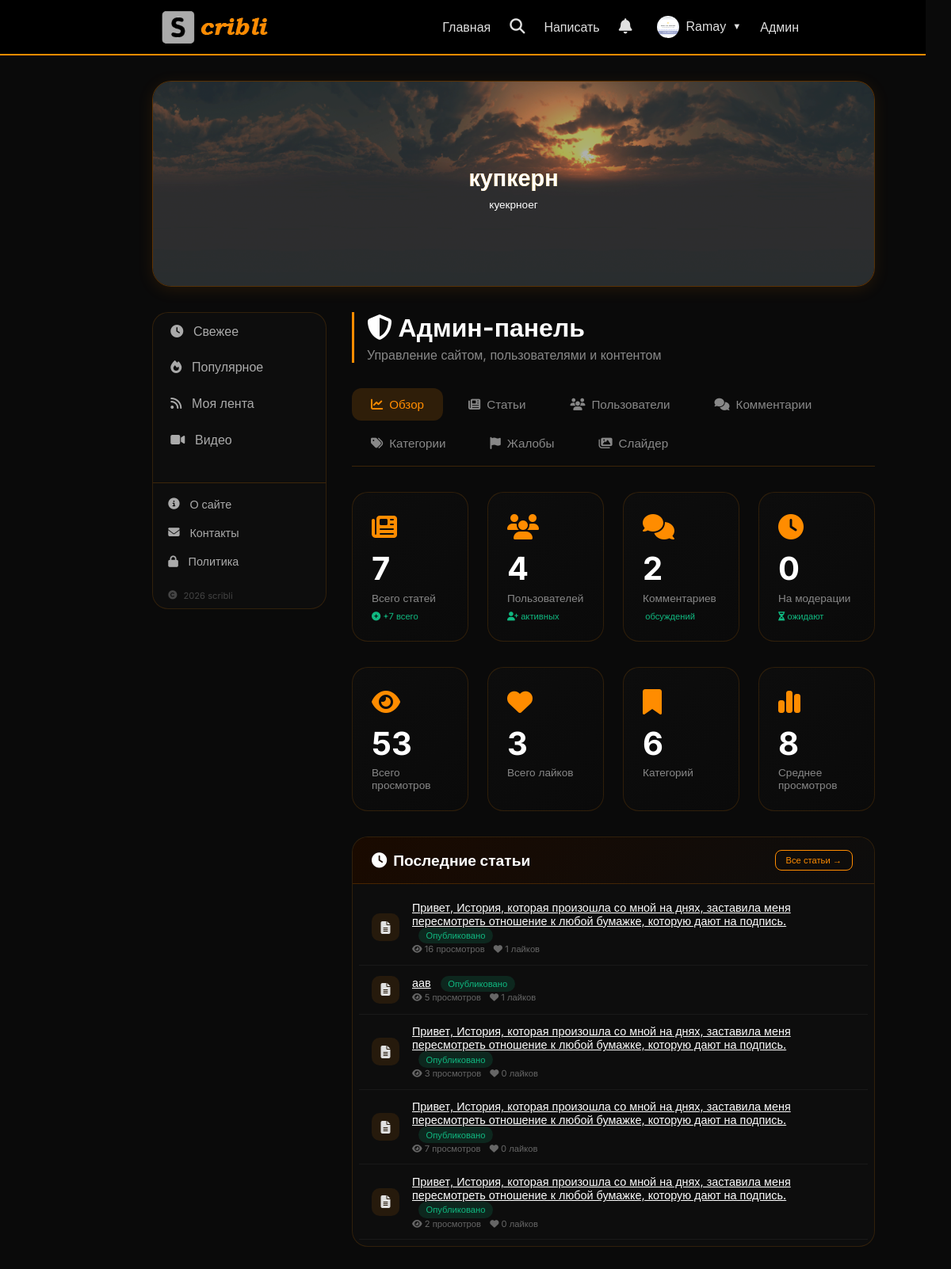
The page /admin (signed in) on the database its author committed.
### database.py (models this page shows)
class User(Base):
    __tablename__ = 'users'
    id = Column(Integer, primary_key=True)
    email = Column(String, unique=True, index=True)
    username = Column(String, unique=True, index=True)
    hashed_password = Column(String)
    avatar = Column(String, default='default.png')
    is_admin = Column(Boolean, default=False)
    is_active = Column(Boolean, default=True)
    created_at = Column(DateTime, default=datetime.now)

class SliderItem(Base):
    __tablename__ = 'slider_items'
    id = Column(Integer, primary_key=True)
    title = Column(String, default='')
    label = Column(String, default='')
    icon = Column(String, default='📖')
    image_url = Column(String, default='')
    link = Column(String, default='')
    is_active = Column(Boolean, default=True)
    order = Column(Integer, default=0)
    image_position = Column(String, default='cover')
    text_position = Column(String, default='center')
    text_color = Column(String, default='#ffffff')
    text_size = Column(String, default='medium')
    overlay_opacity = Column(Integer, default=30)
    created_at = Column(DateTime, default=datetime.now)

class Article(Base):
    __tablename__ = 'articles'
    id = Column(Integer, primary_key=True)
    title = Column(String, index=True)
    slug = Column(String, unique=True, index=True)
    description = Column(String, default='')
    content = Column(Text)
    user_id = Column(Integer, ForeignKey('users.id'))
    is_published = Column(Boolean, default=False)
    views = Column(Integer, default=0)
    likes = Column(Integer, default=0)
    created_at = Column(DateTime, default=datetime.now)
    updated_at = Column(DateTime, default=datetime.now, onupdate=datetime.now)

### main.py (the view)
@app.get("/admin", response_class=HTMLResponse)
async def admin_panel(request: Request, db: Session = Depends(get_db)):
    user = get_current_user(request, db)
    if not user or not user.is_admin:
        return RedirectResponse(url="/", status_code=303)
    pending_articles = db.query(Article).filter(Article.is_published == False).all()
    all_articles = db.query(Article).all()
    all_users = db.query(User).all()
    all_comments = db.query(Comment).all()
    categories = db.query(Category).all()
    slider_items = db.query(SliderItem).filter(SliderItem.is_active == True).order_by(SliderItem.order).all()
    complaints = db.query(Complaint).order_by(Complaint.created_at.desc()).all()
    for c in complaints:
        c.user_name = db.query(User).filter(User.id == c.user_id).first().username
        if c.content_type == "article":
            article = db.query(Article).filter(Article.id == c.content_id).first()
            c.content_title = article.title if article else "[Удалено]"
            c.content_url = f"/article/{article.slug}" if article else "#"
        else:
            video = db.query(Video).filter(Video.id == c.content_id).first()
            c.content_title = video.title if video else "[Удалено]"
            c.content_url = f"/video/{c.content_id}" if video else "#"
    return templates.TemplateResponse("admin.html", {
        "request": request,
        "user": user,
        "pending_articles": pending_articles,
        "all_articles": all_articles,
        "all_users": all_users,
        "all_comments": all_comments,
        "categories": categories,
        "slider_items": slider_items,
        "complaints": complaints,  # ← ДОБАВИТЬ
    })

### templates/admin.html (shortened to what this page needs)
{% extends "base.html" %}
{% block content %}
<div class="admin-container">
    <div class="admin-header">
        <h2><i class="fas fa-shield-alt"></i> Админ-панель</h2>
        <p>Управление сайтом, пользователями и контентом</p>
    </div>
    <div class="admin-tabs">
        <button class="admin-tab active" onclick="switchAdminTab('dashboard')">
            <i class="fas fa-chart-line"></i> Обзор
        </button>
        <button class="admin-tab" onclick="switchAdminTab('articles')">
            <i class="fas fa-newspaper"></i> Статьи
        </button>
        <button class="admin-tab" onclick="switchAdminTab('users')">
            <i class="fas fa-users"></i> Пользователи
        </button>
        <button class="admin-tab" onclick="switchAdminTab('comments')">
            <i class="fas fa-comments"></i> Комментарии
        </button>
        <button class="admin-tab" onclick="switchAdminTab('categories')">
            <i class="fas fa-tags"></i> Категории
        </button>
        <button class="admin-tab" onclick="switchAdminTab('complaints')">
            <i class="fas fa-flag"></i> Жалобы
        </button>
        <button class="admin-tab" onclick="switchAdminTab('slider')">
            <i class="fas fa-images"></i> Слайдер
        </button>
    </div>
    <div id="dashboard-tab" class="admin-tab-content">
        <div class="stats-grid">
            <div class="stat-card">
                <div class="stat-icon"><i class="fas fa-newspaper"></i></div>
                <div class="stat-number">{{ all_articles|length }}</div>
                <div class="stat-label">Всего статей</div>
                <div class="stat-change"><i class="fas fa-plus-circle"></i> +{{ all_articles|length }} всего</div>
            </div>
            <div class="stat-card">
                <div class="stat-icon"><i class="fas fa-users"></i></div>
                <div class="stat-number">{{ all_users|length }}</div>
                <div class="stat-label">Пользователей</div>
                <div class="stat-change"><i class="fas fa-user-plus"></i> активных</div>
            </div>
            <div class="stat-card">
                <div class="stat-icon"><i class="fas fa-comments"></i></div>
                <div class="stat-number">{{ all_comments|length }}</div>
                <div class="stat-label">Комментариев</div>
                <div class="stat-change"> обсуждений</div>
            </div>
            <div class="stat-card">
                <div class="stat-icon"><i class="fas fa-clock"></i></div>
                <div class="stat-number">{{ pending_articles|length }}</div>
                <div class="stat-label">На модерации</div>
                <div class="stat-change"><i class="fas fa-hourglass-half"></i> ожидают</div>
            </div>
        </div>
        <div class="stats-grid" style="margin-top: 0;">
            <div class="stat-card">
                <div class="stat-icon"><i class="fas fa-eye"></i></div>
                <div class="stat-number">
                    {% set total_views = namespace(value=0) %}
                    {% for a in all_articles %}{% set total_views.value = total_views.value + a.views %}{% endfor %}
                    {{ total_views.value }}
                </div>
                <div class="stat-label">Всего просмотров</div>
            </div>
            <div class="stat-card">
                <div class="stat-icon"><i class="fas fa-heart"></i></div>
                <div class="stat-number">
                    {% set total_likes = namespace(value=0) %}
                    {% for a in all_articles %}{% set total_likes.value = total_likes.value + a.likes %}{% endfor %}
                    {{ total_likes.value }}
                </div>
                <div class="stat-label">Всего лайков</div>
            </div>
            <div class="stat-card">
                <div class="stat-icon"><i class="fas fa-bookmark"></i></div>
                <div class="stat-number">
                    {% set total_categories = categories|length %}
                    {{ total_categories }}
                </div>
                <div class="stat-label">Категорий</div>
            </div>
            <div class="stat-card">
                <div class="stat-icon"><i class="fas fa-chart-simple"></i></div>
                <div class="stat-number">
                    {% set avg_views = (total_views.value / all_articles|length)|round|int if all_articles|length > 0 else 0 %}
                    {{ avg_views }}
                </div>
                <div class="stat-label">Среднее просмотров</div>
            </div>
        </div>
        <div class="admin-card">
            <div class="admin-card-header">
                <h3><i class="fas fa-clock"></i> Последние статьи</h3>
                <a href="/admin?tab=articles" class="btn-sm btn-outline" style="text-decoration: none;">Все статьи →</a>
            </div>
            <div class="activity-list">
                {% for article in all_articles[:5] %}
                <div class="activity-item">
                    <div class="activity-icon">
                        <i class="fas fa-file-alt"></i>
                    </div>
                    <div class="activity-content">
                        <div class="activity-title">
                            <a href="/article/{{ article.slug }}" style="color: #fff;">{{ article.title }}</a>
                            <span class="badge {% if article.is_published %}badge-published{% else %}badge-draft{% endif %}" style="margin-left: 0.5rem;">
                                {% if article.is_published %}Опубликовано{% else %}Черновик{% endif %}
                            </span>
                        </div>
                        <div class="activity-time">
                            <i class="fas fa-eye"></i> {{ article.views }} просмотров
                            <i class="fas fa-heart" style="margin-left: 0.5rem;"></i> {{ article.likes }} лайков
                        </div>
                    </div>
                </div>
                {% endfor %}
            </div>
        </div>
    </div>
</div>
{% endblock %}

### templates/base.html (shortened to what this page needs)
<!DOCTYPE html>
<html lang="ru">
<head>
    <link href="https://cdn.quilljs.com/1.3.6/quill.snow.css" rel="stylesheet">
    <link rel="stylesheet" href="https://cdnjs.cloudflare.com/ajax/libs/font-awesome/6.5.1/css/all.min.css">
</head>
<body>
<nav class="navbar">
    <h2 style="margin-left: 7rem;">
        <a href="/">
            <img src="/static/logo.jpg" alt="StoryBlog" style="height: 95px; width: auto; vertical-align: middle;">
        </a>
    </h2>
        <div class="nav-links">
            <a href="/">Главная</a>
            <div class="search-wrapper">
                <button class="search-icon-btn" id="searchIconBtn" onclick="toggleSearch()">
                    <i class="fas fa-search"></i>
                </button>
            </div>
            {% if user %}
                <a href="/create">Написать</a>
                <div class="notif-menu">
                    <button class="notif-btn" onclick="toggleNotifMenu()">
                        <i class="fas fa-bell"></i>
                    </button>
                </div>
                <div class="user-menu">
                    <button class="user-menu-btn" onclick="toggleUserMenu()">
                        {% if user.avatar and user.avatar != 'default.png' %}
                        <img src="/static/avatars/{{ user.avatar }}" class="nav-avatar">
                        {% else %}
                        <span class="nav-avatar-placeholder">{{ user.username[0]|upper }}</span>
                        {% endif %}
                        {{ user.username }}
                        <span style="font-size: 0.7rem;">▼</span>
                    </button>
                </div>
                {% if user.is_admin %}<a href="/admin">Админ</a>{% endif %}
            {% else %}
                <a href="/login">Войти</a>
                <a href="/register">Регистрация</a>
            {% endif %}
        </div>
    </nav>
    <div class="container">
        {% block hero %}
        <div class="hero" id="heroBlock">
            <div class="hero-slider">
                <div class="hero-slider-track" id="heroSliderTrack">
                    {% for item in slider_items %}
                    <div class="hero-slide" {% if item.link %}onclick="location.href='{{ item.link }}'" style="cursor: pointer;"{% endif %}>
                        {% if item.image_url %}
                        <img src="{{ item.image_url }}" class="hero-slide-bg" alt="slide" style="object-fit: {{ item.image_position if item.image_position else 'cover' }};">
                        {% endif %}
                        {% if item.overlay_opacity and item.overlay_opacity > 0 %}
                        <div class="hero-slide-overlay" style="background: rgba(0,0,0,{{ item.overlay_opacity / 100 }});"></div>
                        {% endif %}
                        {% if item.title %}
                        <h1 style="color: {{ item.text_color if item.text_color else '#ffffff' }}; font-size: {% if item.text_size == 'small' %}1.2rem{% elif item.text_size == 'large' %}2.2rem{% else %}1.8rem{% endif %};">
                            {{ item.title }}
                        </h1>
                        {% endif %}
                        {% if item.label %}
                        <p style="color: {{ item.text_color if item.text_color else '#ffffff' }}; font-size: {% if item.text_size == 'small' %}0.7rem{% elif item.text_size == 'large' %}1rem{% else %}0.85rem{% endif %};">
                            {{ item.label }}
                        </p>
                        {% endif %}
                    </div>
                    {% endfor %}
                </div>
            </div>
        </div>
        {% endblock %}
        <div class="layout">
{% block left_menu %}
<div class="left-menu">
    <div class="left-menu-item {% if feed == 'fresh' %}active{% endif %}" data-feed="fresh" onclick="switchFeed('fresh')">
        <i class="fas fa-clock"></i> Свежее
    </div>
    <div class="left-menu-item {% if feed == 'popular' %}active{% endif %}" data-feed="popular" onclick="switchFeed('popular')">
        <i class="fas fa-fire"></i> Популярное
    </div>
    {% if user %}
    <div class="left-menu-item {% if feed == 'myfeed' %}active{% endif %}" data-feed="myfeed" onclick="switchFeed('myfeed')">
        <i class="fas fa-rss"></i> Моя лента
    </div>
    {% endif %}
    <div class="left-menu-item" data-feed="videos" onclick="switchFeed('videos')">
        <i class="fas fa-video"></i> Видео
    </div>
    <div class="menu-footer">
        <a href="/about" class="menu-footer-item">
            <i class="fas fa-info-circle"></i> О сайте
        </a>
        <a href="/contacts" class="menu-footer-item">
            <i class="fas fa-envelope"></i> Контакты
        </a>
        <a href="/privacy" class="menu-footer-item">
            <i class="fas fa-lock"></i> Политика
        </a>
        <div class="menu-footer-copyright">
            <i class="fas fa-copyright"></i> 2026 scribli
        </div>
    </div>
</div>
{% endblock %}
            <div class="content-right">
                {% block content %}{% endblock %}
            </div>
        </div>
    </div>
</body>
</html>

### rows shown on the page
User: avatar (picture), username "Ramay"
SliderItem: image_url (picture), title "купкерн", label "куекрноег"
Article: title "Привет, История, которая произошла со мной на днях, заставила меня пересмотреть отношение к любой бумажке, которую дают на подпись.", is_published "Опубликовано", views "16", likes "1"
Article: title "аав", is_published "Опубликовано", views "5", likes "1"
Article: title "Привет, История, которая произошла со мной на днях, заставила меня пересмотреть отношение к любой бумажке, которую дают на подпись.", is_published "Опубликовано", views "3", likes "0"
Article: title "Привет, История, которая произошла со мной на днях, заставила меня пересмотреть отношение к любой бумажке, которую дают на подпись.", is_published "Опубликовано", views "7", likes "0"
Article: title "Привет, История, которая произошла со мной на днях, заставила меня пересмотреть отношение к любой бумажке, которую дают на подпись.", is_published "Опубликовано", views "2", likes "0"

### other values the page prints
{{ all_articles|length }} "7"
{{ all_users|length }} "4"
{{ all_comments|length }} "2"
{{ pending_articles|length }} "0"
{{ total_views.value }} "53"
{{ total_likes.value }} "3"
{{ total_categories }} "6"
{{ avg_views }} "8"
